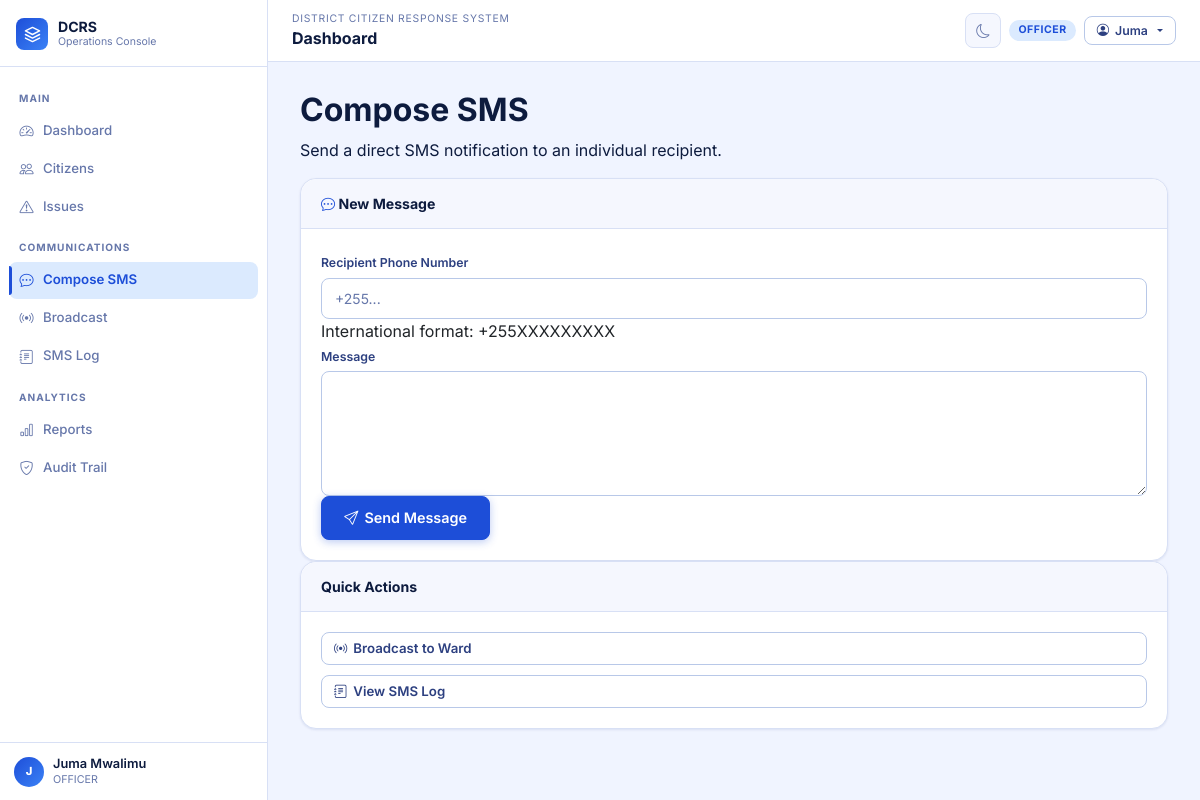
/portal/sms/compose/ (signed in), run on the app's committed database.
### apps/accounts/models.py (models this page shows, shortened)
class User(AbstractUser):
    class Role(models.TextChoices):
        ADMIN = "ADMIN", "Admin"
        OFFICER = "OFFICER", "Officer"
        CITIZEN = "CITIZEN", "Citizen"
    role = models.CharField(max_length=20, choices=Role.choices, default=Role.OFFICER)
    phone_number = models.CharField(max_length=20, blank=True, unique=True, null=True)
    national_id = models.CharField(max_length=32, blank=True, unique=True)
    ward = models.ForeignKey(
        "localities.Ward",
        on_delete=models.SET_NULL,
        null=True,
        blank=True,
        related_name="users",
    )
    is_phone_verified = models.BooleanField(default=False)
    failed_login_attempts = models.PositiveSmallIntegerField(default=0)
    locked_until = models.DateTimeField(blank=True, null=True)
    class Meta:
        ordering = ["username"]

### apps/notifications/views.py (the view, shortened to what this page needs)
# urls.py: path("compose/", ComposeSMSView.as_view(), name="compose"),
class ComposeSMSView(LoginRequiredMixin, FormView):
    template_name = "notifications/sms_compose.html"
    form_class = ComposeSMSForm
    success_url = reverse_lazy("notifications:log")

### apps/notifications/forms.py
class ComposeSMSForm(forms.Form):
    recipient = forms.CharField(
        max_length=30,
        widget=forms.TextInput(attrs={"class": "form-control form-control-lg", "placeholder": "+255..."}),
    )
    message_body = forms.CharField(widget=forms.Textarea(attrs={"class": "form-control", "rows": 5}))

### templates/notifications/sms_compose.html (shortened to what this page needs)
{% extends 'base.html' %}
{% block content %}
<div class="page-header">
  <h2>Compose SMS</h2>
  <p>Send a direct SMS notification to an individual recipient.</p>
</div>
<div class="grid-2" style="align-items:start">
  <div class="card">
    <div class="card-header">
      <span class="card-title"><i class="bi bi-chat-dots" style="color:var(--accent)"></i> New Message</span>
    </div>
    <div class="card-body">
      <form method="post" class="form-stack">
        <div class="form-group">
          <label class="form-label">Recipient Phone Number</label>
          {{ form.recipient }}
          <div class="form-hint">International format: +255XXXXXXXXX</div>
        </div>
        <div class="form-group">
          <label class="form-label">Message</label>
          {{ form.message_body }}
        </div>
        <button class="btn btn-primary btn-lg" type="submit">
          <i class="bi bi-send"></i> Send Message
        </button>
      </form>
    </div>
  </div>
  <div class="card">
    <div class="card-header"><span class="card-title">Quick Actions</span></div>
    <div class="card-body" style="display:flex;flex-direction:column;gap:10px">
      <a class="btn btn-outline" href="{% url 'notifications:broadcast' %}">
        <i class="bi bi-broadcast"></i> Broadcast to Ward
      </a>
      <a class="btn btn-outline" href="{% url 'notifications:log' %}">
        <i class="bi bi-journal-text"></i> View SMS Log
      </a>
    </div>
  </div>
</div>
{% endblock %}

### templates/partials/sidebar.html
<aside class="app-sidebar" id="appSidebar">
  <div class="sidebar-header">
    <a class="sidebar-brand" href="{% url 'reports:dashboard' %}">
      <div class="brand-logo">
        <svg viewBox="0 0 24 24" fill="none">
          <path d="M12 2L2 7l10 5 10-5-10-5zM2 17l10 5 10-5M2 12l10 5 10-5" stroke="white" stroke-width="2" stroke-linecap="round" stroke-linejoin="round"/>
        </svg>
      </div>
      <div><div class="brand-name">DCRS</div><div class="brand-sub">Operations Console</div></div>
    </a>
  </div>
  <nav class="sidebar-nav">
    <span class="sidebar-section-label">Main</span>
    <a href="{% url 'reports:dashboard' %}"        class="sidebar-link"><i class="bi bi-speedometer2"></i> Dashboard</a>
    <a href="{% url 'citizens:list' %}"            class="sidebar-link"><i class="bi bi-people"></i> Citizens</a>
    <a href="{% url 'issues:list' %}"              class="sidebar-link"><i class="bi bi-exclamation-triangle"></i> Issues</a>
    <span class="sidebar-section-label">Communications</span>
    <a href="{% url 'notifications:compose' %}"    class="sidebar-link"><i class="bi bi-chat-dots"></i> Compose SMS</a>
    <a href="{% url 'notifications:broadcast' %}"  class="sidebar-link"><i class="bi bi-broadcast"></i> Broadcast</a>
    <a href="{% url 'notifications:log' %}"        class="sidebar-link"><i class="bi bi-journal-text"></i> SMS Log</a>
    <span class="sidebar-section-label">Analytics</span>
    <a href="{% url 'reports:registration_report' %}" class="sidebar-link"><i class="bi bi-bar-chart"></i> Reports</a>
    <a href="{% url 'reports:audit_log' %}"        class="sidebar-link"><i class="bi bi-shield-check"></i> Audit Trail</a>
  </nav>
  <div class="sidebar-footer">
    <div class="sb-user">
      <div class="sb-avatar">{{ user.get_full_name|default:user.username|slice:":1"|upper }}</div>
      <div>
        <div class="sb-name">{{ user.get_full_name|default:user.username }}</div>
        <div class="sb-role">{{ user.role|default:'Officer' }}</div>
      </div>
    </div>
  </div>
</aside>

### templates/partials/navbar.html (shortened to what this page needs)
<nav class="app-navbar">
  <div style="display:flex;align-items:center;gap:10px;min-width:0;flex:1">
    <div style="min-width:0">
      <div class="nav-bc">District Citizen Response System</div>
      <div class="nav-title">{% block page_title %}Dashboard{% endblock %}</div>
    </div>
  </div>
  <div style="display:flex;align-items:center;gap:8px;flex-shrink:0">
    <button class="btn-theme" data-theme-toggle title="Toggle theme"><i class="bi bi-moon"></i></button>
    <span class="badge badge-blue d-none d-md-inline-flex">{{ user.role|default:'Guest' }}</span>
    <div class="dropdown">
      <button class="btn btn-sm btn-outline dropdown-toggle" data-bs-toggle="dropdown" type="button">
        <i class="bi bi-person-circle"></i>
        <span class="d-none d-sm-inline">{{ user.get_short_name|default:user.username }}</span>
      </button>
    </div>
  </div>
</nav>

### data on the page
User: get_full_name "J", get_full_name "Juma Mwalimu", role "OFFICER", get_short_name "Juma"
